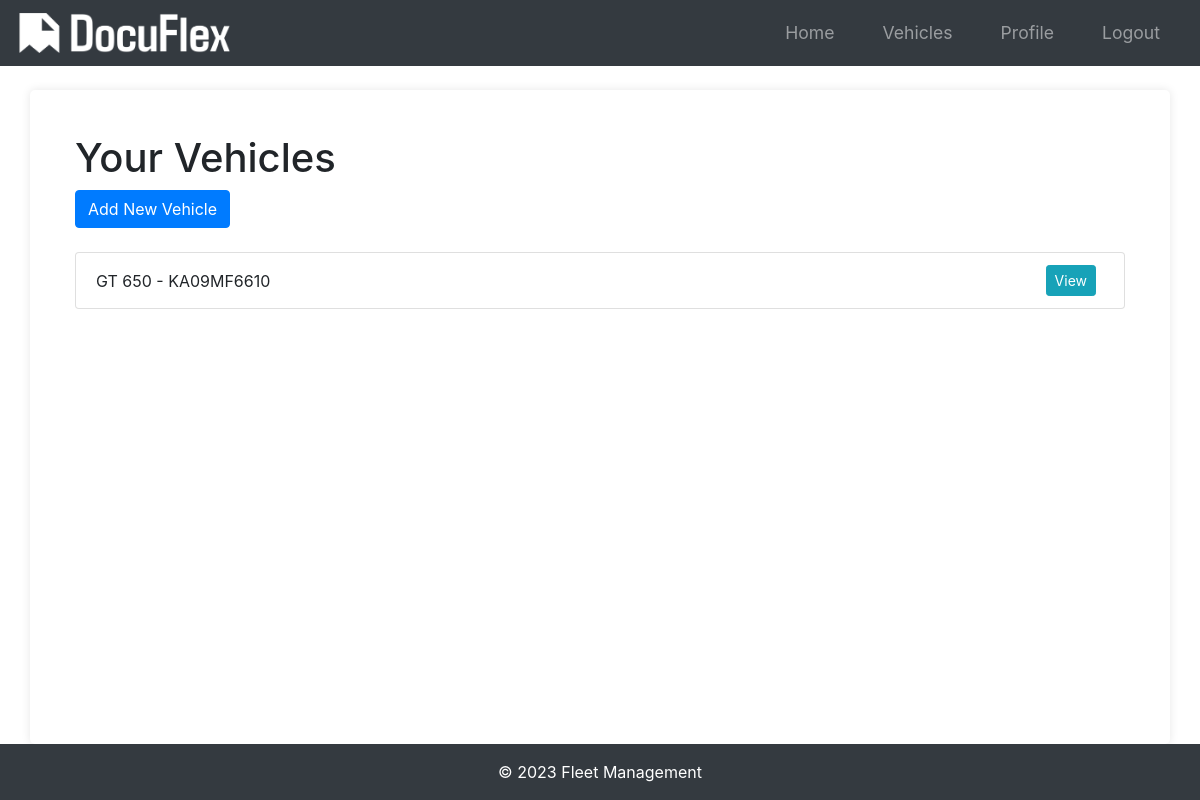
The app's page /vehicles (signed in), older data.
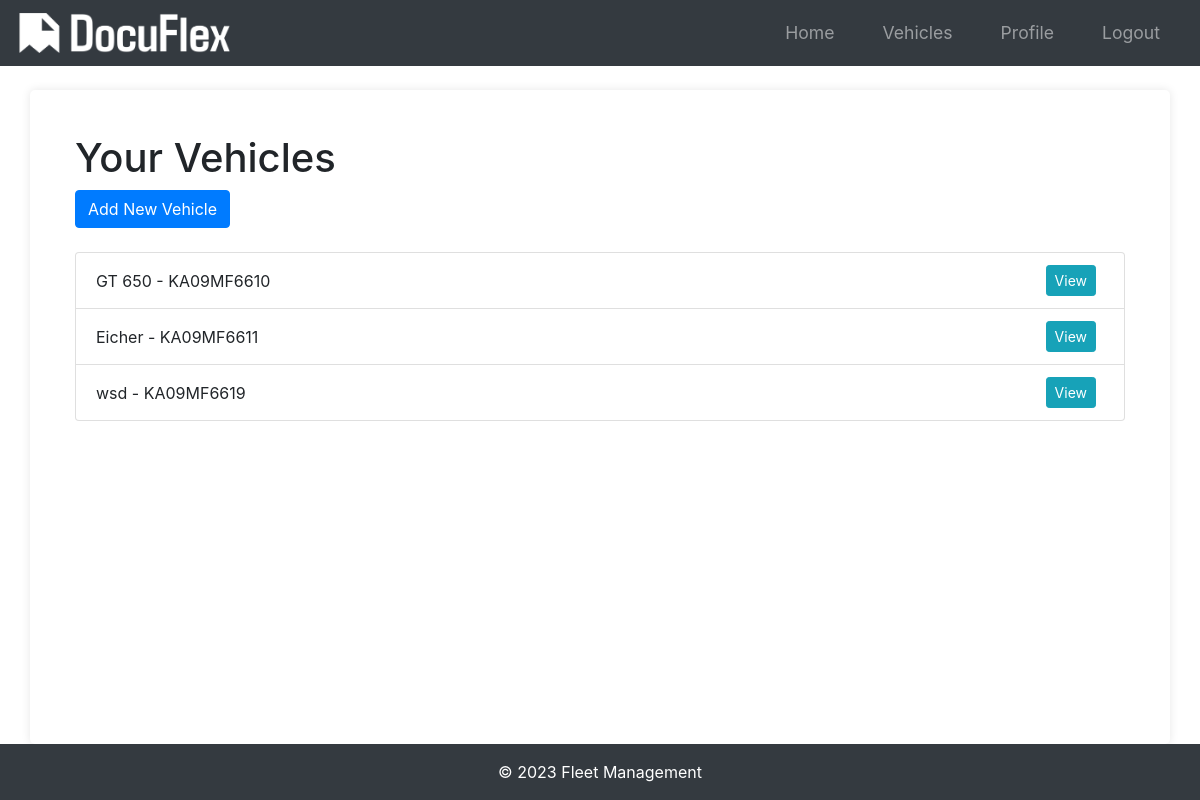
The same page, newer data.
### app/models.py (models this page shows)
class Vehicle(db.Model):
    id = db.Column(db.Integer, primary_key=True)
    name = db.Column(db.String(100), nullable=False)
    vehicle_number = db.Column(db.String(100), unique=True, nullable=False)
    user_id = db.Column(db.Integer, db.ForeignKey("user.id"), nullable=False)
    documents = db.relationship(
        "Document", backref="vehicle", lazy=True, cascade="all, delete-orphan"
    )

### app/routes.py (the view)
@main.route("/vehicles")
@login_required
def list_vehicles():
    vehicles = Vehicle.query.filter_by(owner=current_user).all()
    return render_template("list_vehicles.html", vehicles=vehicles)

### app/__init__.py (called while the page is built)
def create_app(config_class=Config):
    app = Flask(__name__)
    app.config.from_object(config_class)
    db.init_app(app)
    bcrypt.init_app(app)
    login_manager.init_app(app)
    mail.init_app(app)
    migrate.init_app(app, db)
    login_manager.login_view = "main.login"
    login_manager.login_message_category = "info"
    from app.models import User
    @login_manager.user_loader
    def load_user(user_id):
        return User.query.get(int(user_id))
    from app.routes import main as main_blueprint
    app.register_blueprint(main_blueprint)
    scheduler = BackgroundScheduler()
    scheduler.add_job(check_document_expirations, "interval", hours=24)
    scheduler.start()
    return app

### app/templates/list_vehicles.html (shortened to what this page needs)
{% extends "layout.html" %}
{% block main %}
<div class="container">
    <h1 class="mt-4">Your Vehicles</h1>
    <a href="{{ url_for('main.new_vehicle') }}" class="btn btn-primary mb-4">Add New Vehicle</a>
    <ul class="list-group">
        {% for vehicle in vehicles %}
        <li class="list-group-item d-flex justify-content-between align-items-center">
            <span>{{ vehicle.name }} - {{ vehicle.vehicle_number }}</span>
            <span>
                <a href="{{ url_for('main.view_vehicle', vehicle_id=vehicle.id) }}" class="btn btn-info btn-sm mr-2">View</a>
            </span>
        </li>
        {% endfor %}
    </ul>
</div>
{% endblock %}

### app/templates/layout.html (shortened to what this page needs)
{% extends "base.html" %}
{% block content %}
<div class="container mt-4">
    {% block main %}{% endblock %}
</div>
{% endblock %}

### app/templates/base.html (shortened to what this page needs)
<!DOCTYPE html>
<html lang="en">
<head>
    <link rel="stylesheet" href="{{ url_for('static', filename='styles.css') }}">
    <link rel="stylesheet" href="https://stackpath.bootstrapcdn.com/bootstrap/4.5.2/css/bootstrap.min.css">
    <link rel="stylesheet" href="https://cdnjs.cloudflare.com/ajax/libs/font-awesome/5.15.3/css/all.min.css">
</head>
<body>
    <nav class="navbar navbar-expand-lg navbar-dark bg-dark">
        <a class="navbar-brand" href="{{ url_for('main.index') }}">
            <img src="{{ url_for('static', filename='img/logo.png') }}" alt="Fleet Management Logo">
        </a>
        <div class="collapse navbar-collapse" id="navbarNav">
            <ul class="navbar-nav ml-auto">
                {% if current_user.is_authenticated %}
                    <li class="nav-item">
                        <a class="nav-link" href="{{ url_for('main.home') }}">Home</a>
                    </li>
                    <li class="nav-item">
                        <a class="nav-link" href="{{ url_for('main.list_vehicles') }}">Vehicles</a>
                    </li>
                    <li class="nav-item">
                        <a class="nav-link" href="{{ url_for('main.profile') }}">Profile</a>
                    </li>
                    <li class="nav-item">
                        <a class="nav-link" href="{{ url_for('main.logout') }}">Logout</a>
                    </li>
                {% endif %}
            </ul>
        </div>
    </nav>
    <main class="main-content container mt-4">
        {% block content %}{% endblock %}
    </main>
    <footer class="footer mt-auto py-3 bg-dark">
        <div class="container text-center text-white">
            <span>&copy; 2023 Fleet Management</span>
        </div>
    </footer>
</body>
</html>

### app/static/styles.css (style rules this page uses)
body { font-family: Arial, sans-serif; margin: 0; padding: 0; background-color: #f4f4f4; }
.container { width: 80%; margin: 0 auto; }
nav ul { list-style-type: none; padding: 0; }
nav ul li { display: inline; margin: 0 15px; }
nav ul li a { color: #fff; text-decoration: none; font-size: 1.1em; }
main { padding: 20px; background-color: #fff; border-radius: 5px; box-shadow: 0 0 10px rgba(0,0,0,0.1); }
.btn-primary { display: inline-block; background-color: #5cb85c; color: #fff; padding: 10px 20px; border: none; border-radius: 5px; cursor: pointer; text-decoration: none; }
body { font-family: Arial, sans-serif; margin: 0; padding: 0; }
nav ul { list-style: none; padding: 0; }
nav ul li { display: inline; margin: 0 1rem; }
nav ul li a { color: #fff; text-decoration: none; }
.btn-primary { display: inline-block; padding: 0.75rem 1.25rem; border: none; border-radius: 4px; background-color: #007bff; color: #fff; text-align: center; cursor: pointer; }

### app/templates/base.html (style rules this page uses)
html, body { height: 100%; margin: 0; display: flex; flex-direction: column; }
.container { flex: 1; }
.footer { background-color: #343a40; color: white; }
.main-content { flex: 1; }
.navbar-brand img { height: 40px; width: auto; }

Row changes from the older to the newer data that the page shows:
added Vehicle: name "Eicher", vehicle_number "KA09MF6611"
added Vehicle: name "wsd", vehicle_number "KA09MF6619"
